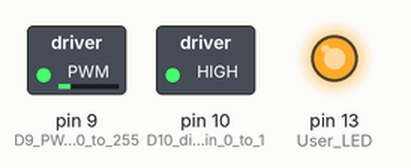
Simulated run of this sketch. Board: Arduino Uno, built with avr-gcc and run on an emulated ATmega328P. On the bench: switched loads named in the sketch (green lamp = pin HIGH), output pins drawn as LEDs (lit = HIGH).

Above: at 0.05 s.
At 1.95 s:
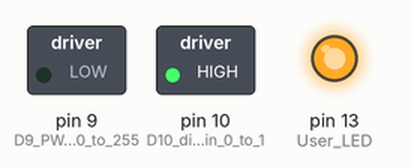
At 2.95 s:
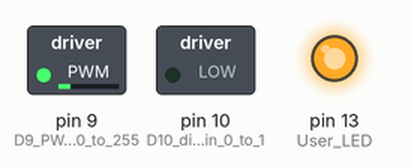
At 3.95 s:
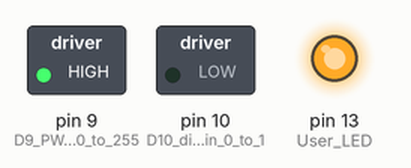
At 9.95 s:
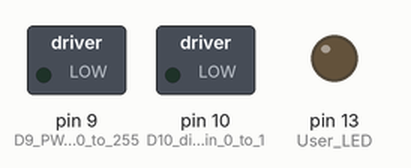
Timing chart, 0 to 13.0 s (numbered marks = the images above):
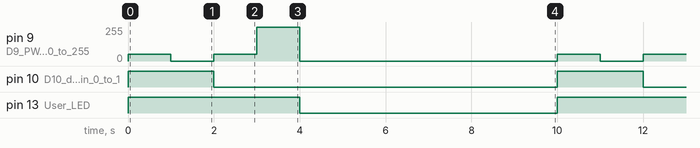

The sketch:

arduino-dual-motor-driver.ino
```cpp
/*
 *   a11-dual-driver.ino
 *
 * Motor Drivers take complex systems of transistors
 * making working with motors much easier.
 *
 *
 *
 *  By Jeremy Ellis twitter @rocksetta
 *  Webpage http://rocksetta.com
 *  Arduino High School Robotics Course at
 *  https://github.com/hpssjellis/arduino-high-school-robotics-course
 *
 *  Update Feb 9th, 2020
 *
 * Draw your circuit diagram first
 * This program will just tell you if  the connections are working
 * See https://www.pololu.com/product/2135 for assistance
 *
 *
 * Note: Check your board for the PWM pins.
 * On the Nano 33 IOT the PWM pins are: D3, D5, D6, D9, D10
 * For the Nano 33 BLE not sure if all digital pins can do PWM or just the above ones.
 * The Portenta H7 has 10 PWM pins not yet sure which ones.
 *
 */


#include <Arduino.h>  // only needed for https://platformio.org/


void setup() {
    pinMode(9, OUTPUT);            // D9 PWM pin 0 to 255
    pinMode(10, OUTPUT);           // D10 digital pin 0 to 1
    pinMode(LED_BUILTIN, OUTPUT);  // User LED

}

void loop() {

    digitalWrite(LED_BUILTIN, 1); // User Led on
    digitalWrite(10, 1);           // set one direction
    analogWrite(9, 50);           // go medium
    delay(1000);

    analogWrite(9, 0);            // stop
    delay(1000);

    digitalWrite(10, 0);           // set the other direction
    analogWrite(9, 50);           // go medium
    delay(1000);

    analogWrite(9, 255);          // go full speed
    delay(1000);

    analogWrite(9, 0);            // stop

    digitalWrite(LED_BUILTIN, 0); // User LEd off
    delay(6000);                  // wait 6 seconds

}
```

Measured:
- by itself, pin 9 (D9_PWM_pin_0_to_255): repeats every 10.0 s: 0/255 1.0 s, 50/255 1.0 s, 255/255 1.0 s, 0/255 6.0 s, 50/255 1.0 s
- by itself, pin 10 (D10_digital_pin_0_to_1): alternates HIGH for 2.0 s and LOW for 8.0 s
- by itself, pin 13 (User_LED): alternates HIGH for 4.0 s and LOW for 6.0 s
